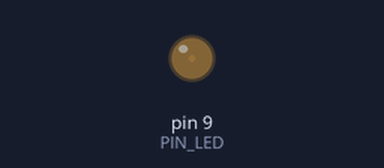
The sketch below on a simulated Arduino Uno, built with avr-gcc and run on an emulated ATmega328P. On the bench: output pins drawn as LEDs (lit = HIGH).

Above: at 0.05 s.
At 0.95 s:
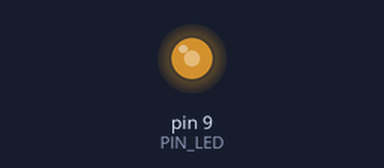
At 1.4 s:
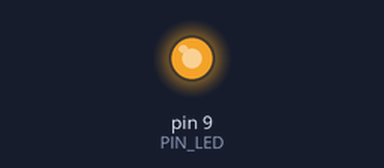
At 2.75 s:
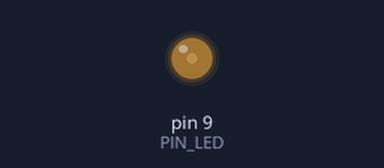
Timing chart, 0 to 7.0 s (numbered marks = the images above):
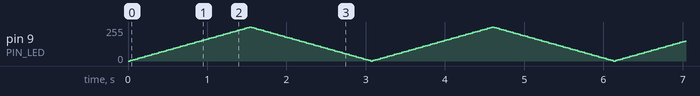

The sketch:

06_practice_2.ino
```cpp
#define PIN_LED 9

int brightness = 0;
int fadeAmount = 5;


void setup() {
  pinMode(PIN_LED, OUTPUT);
}

void loop() {
  analogWrite(PIN_LED, brightness);

  brightness += fadeAmount;

  if(brightness <= 0 || brightness >= 255) {
    fadeAmount = -fadeAmount;
  }

  delay(30);
}
```
